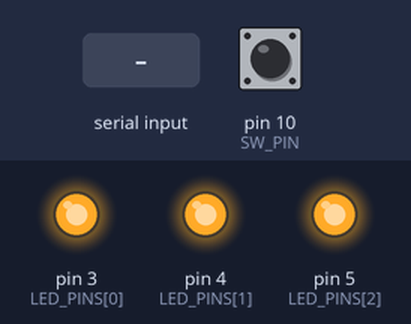
Bench run of a sketch on a simulated Arduino Uno, built with avr-gcc and run on an emulated ATmega328P. Parts: output pins drawn as LEDs (lit = HIGH). The test bench sets the inputs (shaded band); at power-on: pin 10 (SW_PIN) HIGH. What the sketch prints to the serial monitor is not drawn.

Above: at 1.2 s.
1.3 s: "life\n" received over Serial
At 2.3 s:
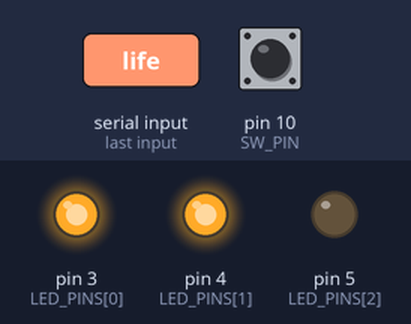
2.8 s: "life\n" received over Serial
At 3.5 s:
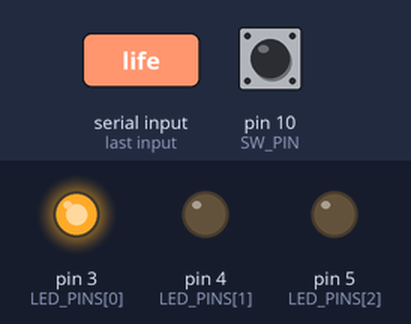
8.3 s: "reset\n" received over Serial
At 8.7 s:
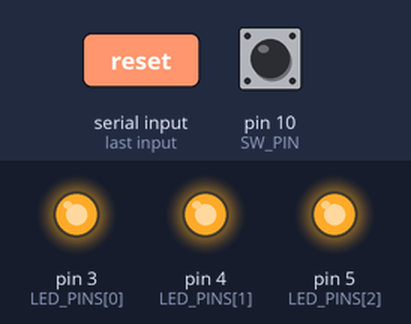
Timing chart, 0 to 11.3 s (numbered marks = the images above; inputs shaded):
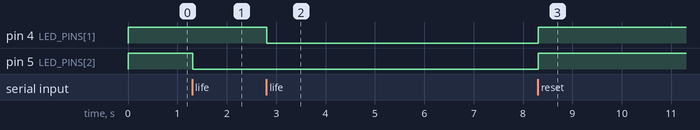

The sketch:

sketch_may4a.ino
```cpp
const int SW_PIN = 10;
const int LED_PINS[3] = {3, 4, 5};

int lives = 3;

unsigned long lastButtonPressTime = 0;
const unsigned long debounceDelay = 50;

void setup() {
  Serial.begin(9600);
  pinMode(SW_PIN, INPUT_PULLUP);

  for (int i = 0; i < 3; i++) {
    pinMode(LED_PINS[i], OUTPUT);
    digitalWrite(LED_PINS[i], HIGH);
  }
}

void loop() {
  int buttonState = digitalRead(SW_PIN);

  if (buttonState == LOW && (millis() - lastButtonPressTime) > debounceDelay) {
    lastButtonPressTime = millis();
    int firePressed = 1;

    Serial.print("0,0,");
    Serial.println(firePressed);
  } else if (buttonState == HIGH) {
    int firePressed = 0;
    Serial.print("0,0,");
    Serial.println(firePressed);
  }

  if (Serial.available()) {
    String msg = Serial.readStringUntil('\n');
    msg.trim();

    if (msg == "life" && lives > 0) {
      lives--;
      digitalWrite(LED_PINS[lives], LOW);
    }
    else if (msg == "reset") {
      lives = 3;
      for (int i = 0; i < 3; i++) {
        digitalWrite(LED_PINS[i], HIGH);
      }
    }
  }

  delay(10);
}
```

Measured:
- after the input at 1.3 s, pin 5 (LED_PINS[2]): HIGH → LOW at once
- after the input at 2.8 s, pin 4 (LED_PINS[1]): HIGH → LOW at once
- after the input at 8.3 s, pin 4 (LED_PINS[1]), pin 5 (LED_PINS[2]): LOW → HIGH at once
